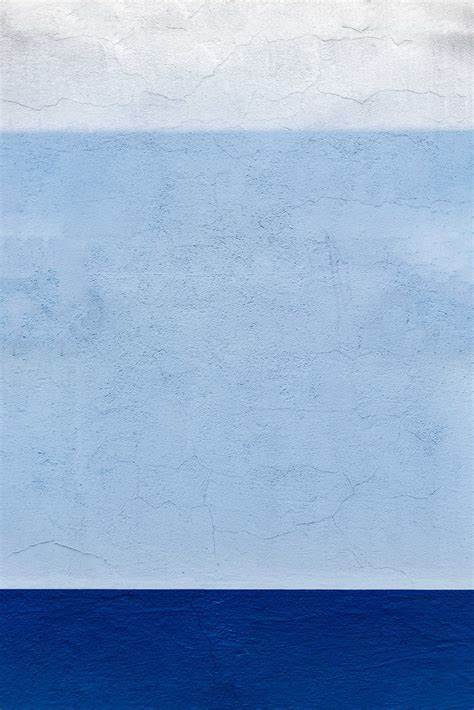
#> input picture Day_14/back.jpg, 474 x 710 px
$ python 'opencv_5_绘制几何图形.py'
#> lines starting #> are read from the running program, lines starting #| are printed output that depends on the picture; after the words box and inside, x2 and y2 are one past the last pixel; in counts of white or black regions, pixels touching at a corner belong together
"""
    绘制几何图形
    1 线
    2 矩形
    3 园
"""


import cv2
import numpy as np

# 创建一个图像img
img = cv2.imread("./back.jpg")
#> img is the input picture: shape (710, 474, 3); mean B, G, R 205.2, 172.4, 146.8
# [10 lines of commented-out code are left out]
cv2.putText(img, text='卧室', org=(0, 200), fontFace=cv2.FONT_HERSHEY_SIMPLEX,
            fontScale=1, color=(255, 0, 0), thickness=2)
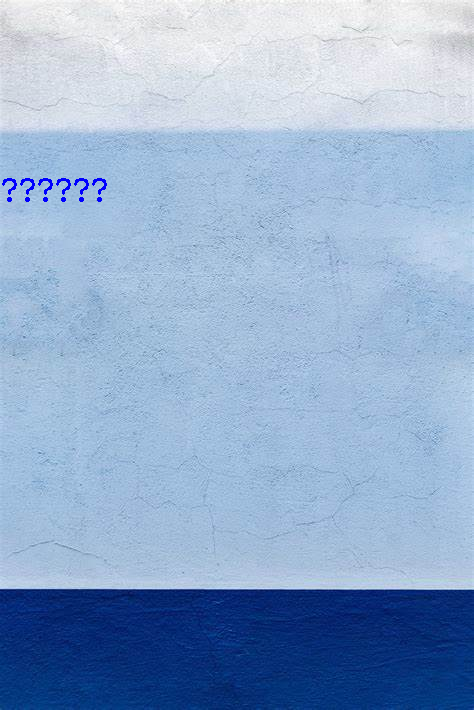
#> img: shape (710, 474, 3); 0.2% of pixels changed, all inside (x1, y1, x2, y2) = (2, 178, 107, 202)

cv2.imshow('img', img)
cv2.waitKey(0)
cv2.destroyAllWindows()
